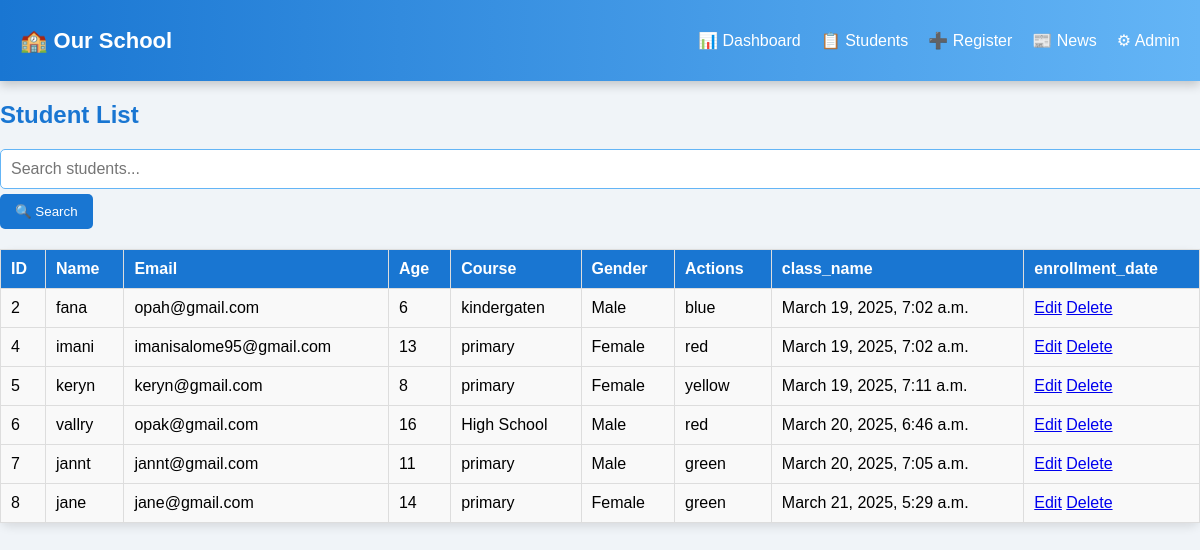
The page /students/ on the database its author committed.
### school/models.py (models this page shows, shortened)
class Student(models.Model):
    name = models.CharField(max_length=100)
    email = models.EmailField(unique=True)
    age = models.IntegerField()
    course = models.CharField(max_length=100)
    class_name = models.CharField(max_length=50,null=True)
    gender = models.CharField(max_length=10, choices=[('Male', 'Male'), ('Female', 'Female')],null=True)
    enrollment_date = models.DateTimeField(auto_now_add=True,null=True)

### school/views.py (the view)
# urls.py: path('students/', views.student_list, name='student_list'),
def student_list(request):
    query = request.GET.get('search', '')
    students = Student.objects.filter(name__icontains=query) if query else Student.objects.all()
    return render(request, 'student_list.html', {'students': students, 'query': query})

### school/templates/student_list.html
{% extends 'base.html' %}
{% block content %}
<h2>Student List</h2>
    <form method="GET" action="{% url 'student_list' %}" class="search-form">
        <label>
            <input type="text" name="search" placeholder="Search students..." value="{{ query }}">
        </label>
        <button type="submit">🔍 Search</button>
</form>
<table>
    <thead>
        <tr>
            <th>ID</th>
            <th>Name</th>
            <th>Email</th>
            <th>Age</th>
            <th>Course</th>
            <th>Gender</th>
             <th>Actions</th>
            <th> class_name</th>
            <th>enrollment_date</th>
        </tr>
    </thead>
    <tbody>
        {% for student in students %}
        <tr>
            <td>{{ student.id }}</td>
            <td>{{ student.name }}</td>
            <td>{{ student.email }}</td>
            <td>{{ student.age }}</td>
            <td>{{ student.course }}</td>
            <td>{{ student.gender }}</td>
            <td>{{ student.class_name }}</td>
            <td>{{ student.enrollment_date }}</td>
            <td>
                <a href="{% url 'student_update' student.id %}">Edit</a>
                <a href="{% url 'student_delete' student.id %}">Delete</a>
            </td>
        </tr>
        {% endfor %}
    </tbody>
</table>
{% endblock %}

### school/static/css/style.css (style rules this page uses)
body { font-family: 'Poppins', sans-serif; background-color: #f0f4f8; margin: 0; padding: 0; }
table { width: 90%; margin: 20px auto; border-collapse: collapse; background: white; border-radius: 10px; box-shadow: 0 4px 10px rgba(0, 0, 0, 0.1); }
th, td { padding: 12px; border-bottom: 1px solid #ddd; text-align: center; }
th { background-color: #2E7D32; color: white; }
label { display: block; font-weight: bold; margin: 10px 0 5px; color: #1976D2; }
input { width: 100%; padding: 10px; border: 1px solid #64B5F6; border-radius: 5px; font-size: 16px; }
h2 { color: #1976D2; }
button { background-color: #1976D2; color: white; border: none; padding: 10px 15px; cursor: pointer; border-radius: 5px; transition: background 0.3s; }
table { width: 100%; border-collapse: collapse; margin-top: 20px; }
th, td { border: 1px solid #ddd; padding: 10px; text-align: left; }
th { background-color: #1976D2; color: white; }
td { background-color: #f9f9f9; }

### rows shown on the page
Student: id "2", name "fana", email "opah@gmail.com", age "6", course "kindergaten", gender "Male", class_name "blue", enrollment_date "March 19, 2025, 7:02 a.m."
Student: id "4", name "imani", email "imanisalome95@gmail.com", age "13", course "primary", gender "Female", class_name "red", enrollment_date "March 19, 2025, 7:02 a.m."
Student: id "5", name "keryn", email "keryn@gmail.com", age "8", course "primary", gender "Female", class_name "yellow", enrollment_date "March 19, 2025, 7:11 a.m."
Student: id "6", name "vallry", email "opak@gmail.com", age "16", course "High School", gender "Male", class_name "red", enrollment_date "March 20, 2025, 6:46 a.m."
Student: id "7", name "jannt", email "jannt@gmail.com", age "11", course "primary", gender "Male", class_name "green", enrollment_date "March 20, 2025, 7:05 a.m."
Student: id "8", name "jane", email "jane@gmail.com", age "14", course "primary", gender "Female", class_name "green", enrollment_date "March 21, 2025, 5:29 a.m."
